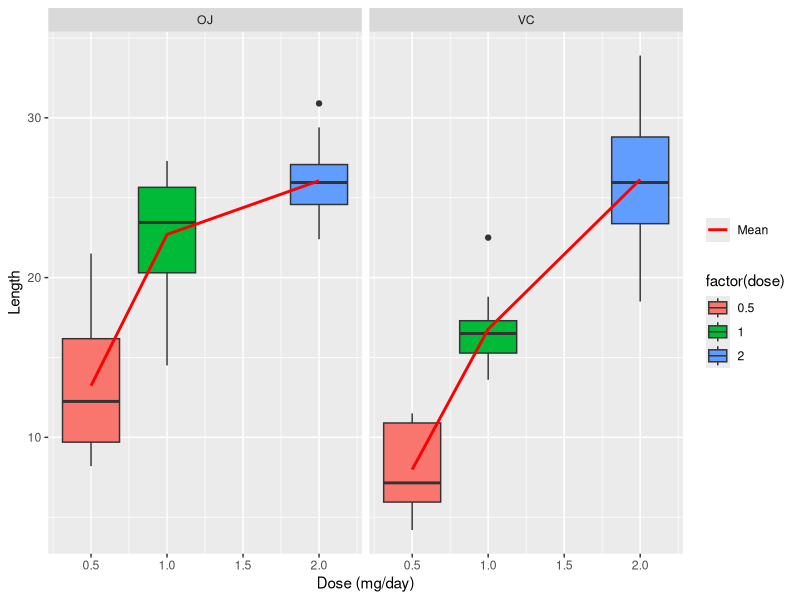

This figure's R source:
## ---- chunk 1
knitr::opts_chunk$set(echo = TRUE, fig.width = 5, fig.height = 3, fig.align = "center")
## ---- chunk 2
library(ggplot2); library(dplyr)
data("ToothGrowth")
str(ToothGrowth)
## ---- chunk 3
data <- ToothGrowth %>% group_by(supp, dose) %>% mutate(mean = mean(len))
ggplot(data, aes(x=dose, y=len, group=dose, fill=factor(dose))) + facet_grid(~ supp) +
    geom_boxplot() + geom_line(aes(y=mean, group=NA, color="Mean"), size=1) +
    scale_color_manual(NULL, values = c(Mean="red")) + xlab("Dose (mg/day)") + ylab("Length")
## ---- chunk 4
ToothGrowth %>% group_by(supp, dose) %>%
    summarize(count=n(), mean=mean(len), variance=var(len)) %>% knitr::kable()
## ---- chunk 5
ToothGrowth$group <- paste0(ToothGrowth$supp, ToothGrowth$dose)
glimpse(tests <- as.data.frame(t(combn(unique(ToothGrowth$group), 2))))
## ---- chunk 6
tests <- tests %>%
    group_by(V1,V2) %>%
    mutate(pval = t.test(subset(ToothGrowth, group==V1, "len"),
                         subset(ToothGrowth, group==V2, "len"))$p.value) %>%
    ungroup() %>% arrange(pval)
## ---- chunk 7
tests <- tests %>%
    mutate(uncorrected.H0 = pval >= 0.05, BF.pval = p.adjust(pval, method = "bonferroni"),
           BF.H0 = BF.pval >= 0.05, BH.pval = p.adjust(pval, method = "BH"),
           BH.H0 = BH.pval >= 0.05, BY.pval = p.adjust(pval, method = "BY"),
           BY.H0 = BY.pval >= 0.05)
tests %>% knitr::kable(col.names = c("$\\mu_1$", "$\\mu_2$", "p-value", "Uncorrected $H_0$?",
                                     "Bonferroni", "$H_0$?", "BH", "$H_0$?", "BY", "$H_0$?"))
